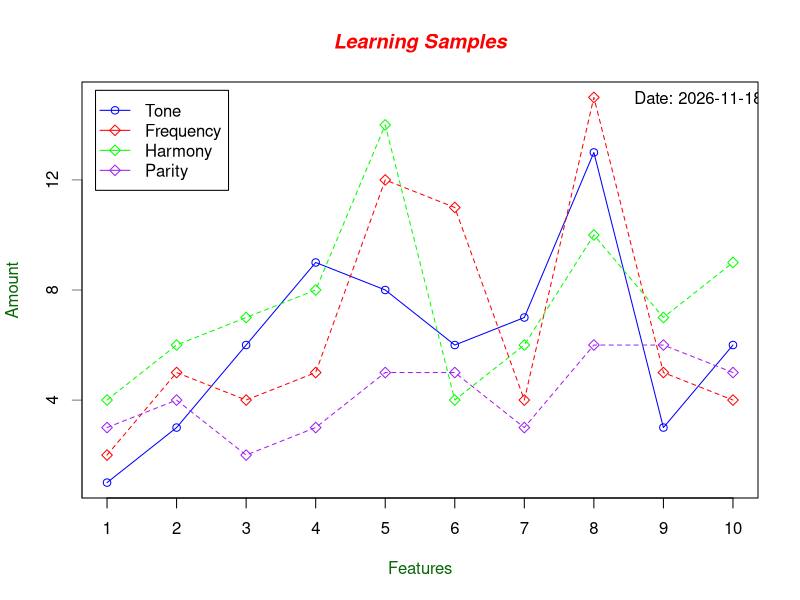

Write R code to recreate this figure.
# Define the data manually
sound_data <- read.table("unit4/Data_V1.txt", header = TRUE, sep = "\t")

# Save the output as a PNG file
png(filename = "Graph.png", height = 600, width = 800, bg = "white")

# Plot the graph
plot(sound_data$Tone,
    type = "o", col = "blue",
    main = "Learning Samples", col.main = "red", font.main = 4, # Title
    xlab = "Features", # X-axis
    ylab = "Amount", col.lab = "#076707", # Y-axis
    xaxt = "n",
    yaxt = "n",
    ylim = c(1, 15), pch = 1,
)

lines(sound_data$Frequency, lty = 2, type = "o", col = "red", pch = 5)
lines(sound_data$Harmony, lty = 2, type = "o", col = "green", pch = 5)
lines(sound_data$Parity, lty = 2, type = "o", col = "purple", pch = 5)

# Customize x-axis and y-axis labels
axis(1, at = 1:10, labels = sound_data$Features)
# Sets Y-axis from 1 to 12 with spacing of 4 units
axis(2, at = c(0, 4, 8, 12), lwd = 0.5)

# Add a legend
legend("topleft",
    inset = c(0.02, 0.02), # Moves legend slightly to the right
    legend = c("Tone", "Frequency", "Harmony", "Parity"),
    col = c("blue", "red", "green", "purple"),
    lty = 1, pch = c(1, 5, 5, 5)
)

# Add the current date to the graph
text(9.5, 15, paste("Date:", Sys.Date()), col = "black", cex = 1)

# Close the PNG device to save the file
dev.off()
